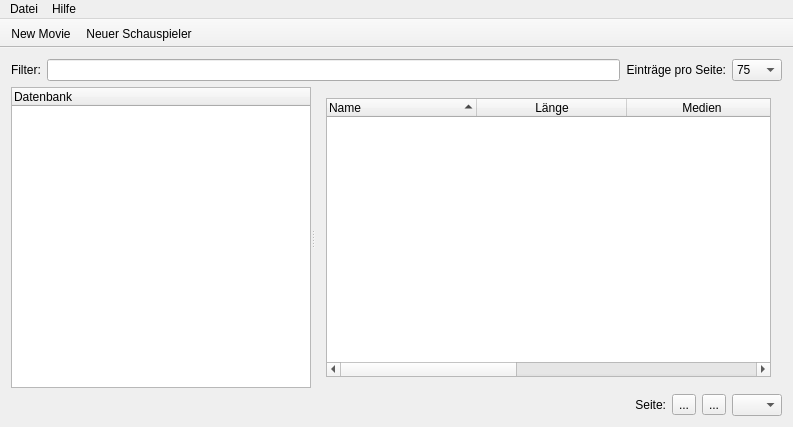
<?xml version="1.0" encoding="UTF-8"?>
<ui version="4.0">
 <class>MainWindow</class>
 <widget class="QMainWindow" name="MainWindow">
  <property name="geometry">
   <rect>
    <x>0</x>
    <y>0</y>
    <width>793</width>
    <height>427</height>
   </rect>
  </property>
  <property name="windowTitle">
   <string>DVDOrganizer++</string>
  </property>
  <property name="windowIcon">
   <iconset theme="Test">
    <normaloff>res/50px-Dvd_icon.svg.png</normaloff>res/50px-Dvd_icon.svg.png</iconset>
  </property>
  <widget class="QWidget" name="centralWidget">
   <layout class="QVBoxLayout" name="verticalLayout" stretch="0,1,0">
    <item>
     <layout class="QHBoxLayout" name="horizontalLayout_2">
      <property name="sizeConstraint">
       <enum>QLayout::SetMinimumSize</enum>
      </property>
      <item>
       <widget class="QLabel" name="label_3">
        <property name="text">
         <string>Filter:</string>
        </property>
       </widget>
      </item>
      <item>
       <widget class="QLineEdit" name="lineEdit"/>
      </item>
      <item>
       <widget class="QLabel" name="label_2">
        <property name="sizePolicy">
         <sizepolicy hsizetype="Minimum" vsizetype="Minimum">
          <horstretch>0</horstretch>
          <verstretch>0</verstretch>
         </sizepolicy>
        </property>
        <property name="text">
         <string>Einträge pro Seite:</string>
        </property>
        <property name="alignment">
         <set>Qt::AlignRight|Qt::AlignTrailing|Qt::AlignVCenter</set>
        </property>
       </widget>
      </item>
      <item>
       <widget class="QComboBox" name="perPage">
        <property name="maximumSize">
         <size>
          <width>50</width>
          <height>16777215</height>
         </size>
        </property>
        <property name="currentIndex">
         <number>3</number>
        </property>
        <item>
         <property name="text">
          <string>Alle</string>
         </property>
        </item>
        <item>
         <property name="text">
          <string>25</string>
         </property>
        </item>
        <item>
         <property name="text">
          <string>50</string>
         </property>
        </item>
        <item>
         <property name="text">
          <string>75</string>
         </property>
        </item>
        <item>
         <property name="text">
          <string>100</string>
         </property>
        </item>
        <item>
         <property name="text">
          <string>150</string>
         </property>
        </item>
        <item>
         <property name="text">
          <string>200</string>
         </property>
        </item>
        <item>
         <property name="text">
          <string>300</string>
         </property>
        </item>
        <item>
         <property name="text">
          <string>500</string>
         </property>
        </item>
       </widget>
      </item>
     </layout>
    </item>
    <item>
     <widget class="QSplitter" name="splitter">
      <property name="sizePolicy">
       <sizepolicy hsizetype="Expanding" vsizetype="Preferred">
        <horstretch>0</horstretch>
        <verstretch>0</verstretch>
       </sizepolicy>
      </property>
      <property name="baseSize">
       <size>
        <width>100</width>
        <height>0</height>
       </size>
      </property>
      <property name="cursor">
       <cursorShape>ArrowCursor</cursorShape>
      </property>
      <property name="orientation">
       <enum>Qt::Horizontal</enum>
      </property>
      <property name="childrenCollapsible">
       <bool>true</bool>
      </property>
      <widget class="QTreeWidget" name="dbtreewidget">
       <property name="enabled">
        <bool>true</bool>
       </property>
       <property name="sizePolicy">
        <sizepolicy hsizetype="Fixed" vsizetype="Fixed">
         <horstretch>0</horstretch>
         <verstretch>0</verstretch>
        </sizepolicy>
       </property>
       <property name="minimumSize">
        <size>
         <width>100</width>
         <height>0</height>
        </size>
       </property>
       <property name="maximumSize">
        <size>
         <width>300</width>
         <height>16777215</height>
        </size>
       </property>
       <property name="baseSize">
        <size>
         <width>150</width>
         <height>0</height>
        </size>
       </property>
       <property name="horizontalScrollBarPolicy">
        <enum>Qt::ScrollBarAlwaysOff</enum>
       </property>
       <property name="editTriggers">
        <set>QAbstractItemView::NoEditTriggers</set>
       </property>
       <property name="alternatingRowColors">
        <bool>true</bool>
       </property>
       <property name="indentation">
        <number>8</number>
       </property>
       <property name="uniformRowHeights">
        <bool>false</bool>
       </property>
       <property name="headerHidden">
        <bool>false</bool>
       </property>
       <column>
        <property name="text">
         <string notr="true">Datenbank</string>
        </property>
       </column>
      </widget>
      <widget class="QWidget" name="verticalLayoutWidget">
       <layout class="QVBoxLayout" name="verticalLayout_2">
        <item>
         <widget class="QTreeWidget" name="treeWidget">
          <property name="whatsThis">
           <string/>
          </property>
          <property name="frameShape">
           <enum>QFrame::StyledPanel</enum>
          </property>
          <property name="frameShadow">
           <enum>QFrame::Sunken</enum>
          </property>
          <property name="alternatingRowColors">
           <bool>true</bool>
          </property>
          <property name="indentation">
           <number>5</number>
          </property>
          <property name="uniformRowHeights">
           <bool>false</bool>
          </property>
          <property name="itemsExpandable">
           <bool>false</bool>
          </property>
          <property name="headerHidden">
           <bool>false</bool>
          </property>
          <property name="columnCount">
           <number>7</number>
          </property>
          <attribute name="headerDefaultSectionSize">
           <number>150</number>
          </attribute>
          <attribute name="headerHighlightSections">
           <bool>false</bool>
          </attribute>
          <attribute name="headerShowSortIndicator" stdset="0">
           <bool>true</bool>
          </attribute>
          <column>
           <property name="text">
            <string>Name</string>
           </property>
          </column>
          <column>
           <property name="text">
            <string>Länge</string>
           </property>
           <property name="textAlignment">
            <set>AlignCenter</set>
           </property>
          </column>
          <column>
           <property name="text">
            <string>Medien</string>
           </property>
           <property name="textAlignment">
            <set>AlignCenter</set>
           </property>
          </column>
          <column>
           <property name="text">
            <string>USK</string>
           </property>
           <property name="textAlignment">
            <set>AlignCenter</set>
           </property>
          </column>
          <column>
           <property name="text">
            <string>Kategorien</string>
           </property>
          </column>
          <column>
           <property name="text">
            <string>Cast</string>
           </property>
          </column>
          <column>
           <property name="text">
            <string>Preis</string>
           </property>
           <property name="textAlignment">
            <set>AlignCenter</set>
           </property>
          </column>
         </widget>
        </item>
       </layout>
      </widget>
     </widget>
    </item>
    <item>
     <layout class="QHBoxLayout" name="horizontalLayout">
      <item>
       <widget class="QLabel" name="label">
        <property name="text">
         <string>Seite:</string>
        </property>
        <property name="alignment">
         <set>Qt::AlignRight|Qt::AlignTrailing|Qt::AlignVCenter</set>
        </property>
       </widget>
      </item>
      <item>
       <widget class="QToolButton" name="pageBack">
        <property name="text">
         <string>...</string>
        </property>
        <property name="icon">
         <iconset>
          <normaloff>res/arrow_left.png</normaloff>res/arrow_left.png</iconset>
        </property>
       </widget>
      </item>
      <item>
       <widget class="QToolButton" name="pageForth">
        <property name="text">
         <string>...</string>
        </property>
        <property name="icon">
         <iconset>
          <normaloff>res/arrow_right.png</normaloff>res/arrow_right.png</iconset>
        </property>
       </widget>
      </item>
      <item>
       <widget class="QComboBox" name="pageSelector">
        <property name="sizePolicy">
         <sizepolicy hsizetype="Fixed" vsizetype="Fixed">
          <horstretch>0</horstretch>
          <verstretch>0</verstretch>
         </sizepolicy>
        </property>
        <property name="maximumSize">
         <size>
          <width>50</width>
          <height>16777215</height>
         </size>
        </property>
        <property name="styleSheet">
         <string notr="true">text-align:center;</string>
        </property>
        <property name="sizeAdjustPolicy">
         <enum>QComboBox::AdjustToContents</enum>
        </property>
       </widget>
      </item>
     </layout>
    </item>
   </layout>
  </widget>
  <widget class="QMenuBar" name="menuBar">
   <property name="geometry">
    <rect>
     <x>0</x>
     <y>0</y>
     <width>793</width>
     <height>21</height>
    </rect>
   </property>
   <widget class="QMenu" name="menuDatei">
    <property name="title">
     <string>Datei</string>
    </property>
    <addaction name="separator"/>
    <addaction name="actionSchlie_en"/>
   </widget>
   <widget class="QMenu" name="menuHilfe">
    <property name="title">
     <string>Hilfe</string>
    </property>
    <addaction name="actionAbout_Qt"/>
    <addaction name="actionAbout"/>
   </widget>
   <addaction name="menuDatei"/>
   <addaction name="menuHilfe"/>
  </widget>
  <widget class="QToolBar" name="toolBar">
   <property name="windowTitle">
    <string>toolBar</string>
   </property>
   <property name="movable">
    <bool>false</bool>
   </property>
   <property name="floatable">
    <bool>false</bool>
   </property>
   <attribute name="toolBarArea">
    <enum>TopToolBarArea</enum>
   </attribute>
   <attribute name="toolBarBreak">
    <bool>false</bool>
   </attribute>
   <addaction name="actionNew_Movie"/>
   <addaction name="actionNeuer_Schauspieler"/>
  </widget>
  <action name="actionNew_Movie">
   <property name="icon">
    <iconset theme="Test">
     <normaloff>res/film_add.png</normaloff>res/film_add.png</iconset>
   </property>
   <property name="text">
    <string>New Movie</string>
   </property>
   <property name="toolTip">
    <string>Create a New Movie Object</string>
   </property>
   <property name="iconVisibleInMenu">
    <bool>true</bool>
   </property>
  </action>
  <action name="actionSchlie_en">
   <property name="text">
    <string>Schließen</string>
   </property>
  </action>
  <action name="actionAbout_Qt">
   <property name="text">
    <string>About Qt</string>
   </property>
  </action>
  <action name="actionAbout">
   <property name="text">
    <string>About</string>
   </property>
  </action>
  <action name="actionNeuer_Schauspieler">
   <property name="icon">
    <iconset>
     <normaloff>res/user_add.png</normaloff>res/user_add.png</iconset>
   </property>
   <property name="text">
    <string>Neuer Schauspieler</string>
   </property>
  </action>
 </widget>
 <layoutdefault spacing="6" margin="11"/>
 <resources/>
 <connections/>
</ui>
